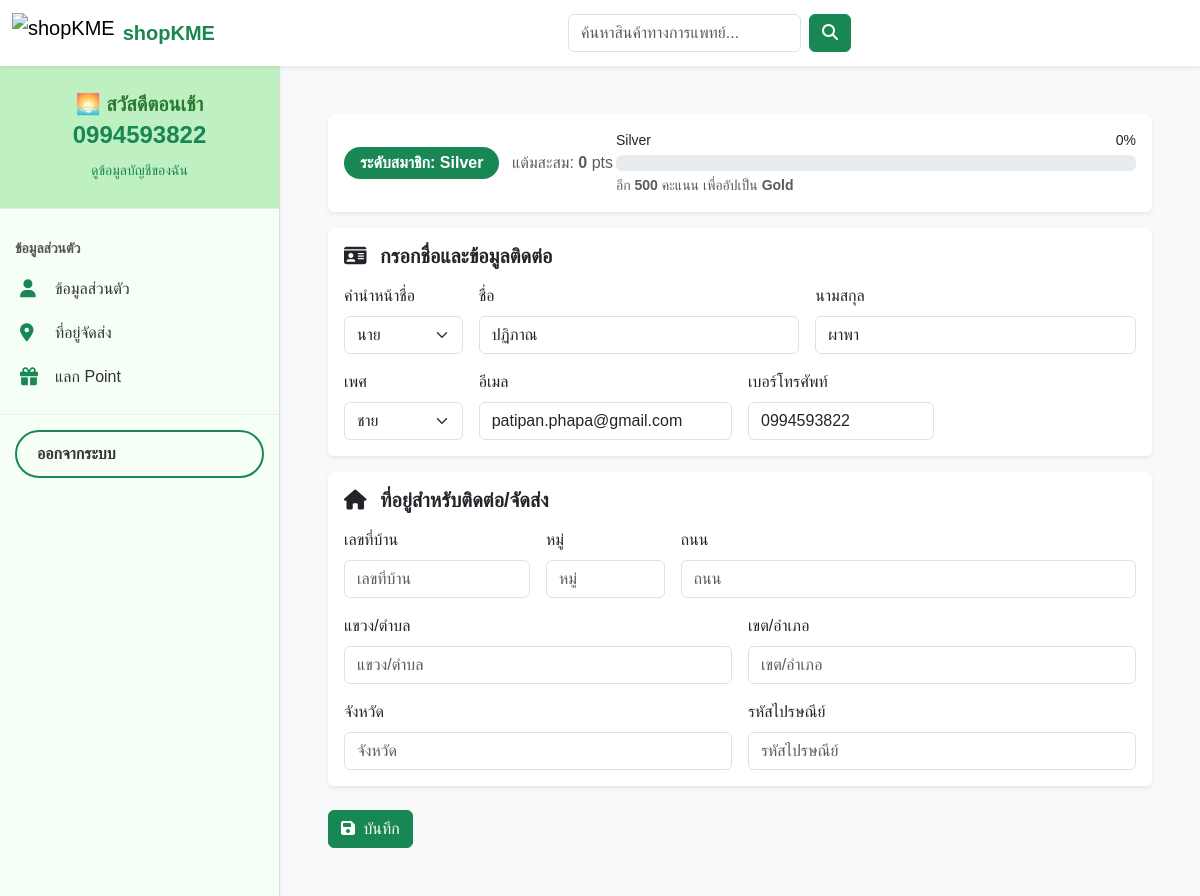
/account/dashboard/ (signed in), run on an earlier commit of the app's database.
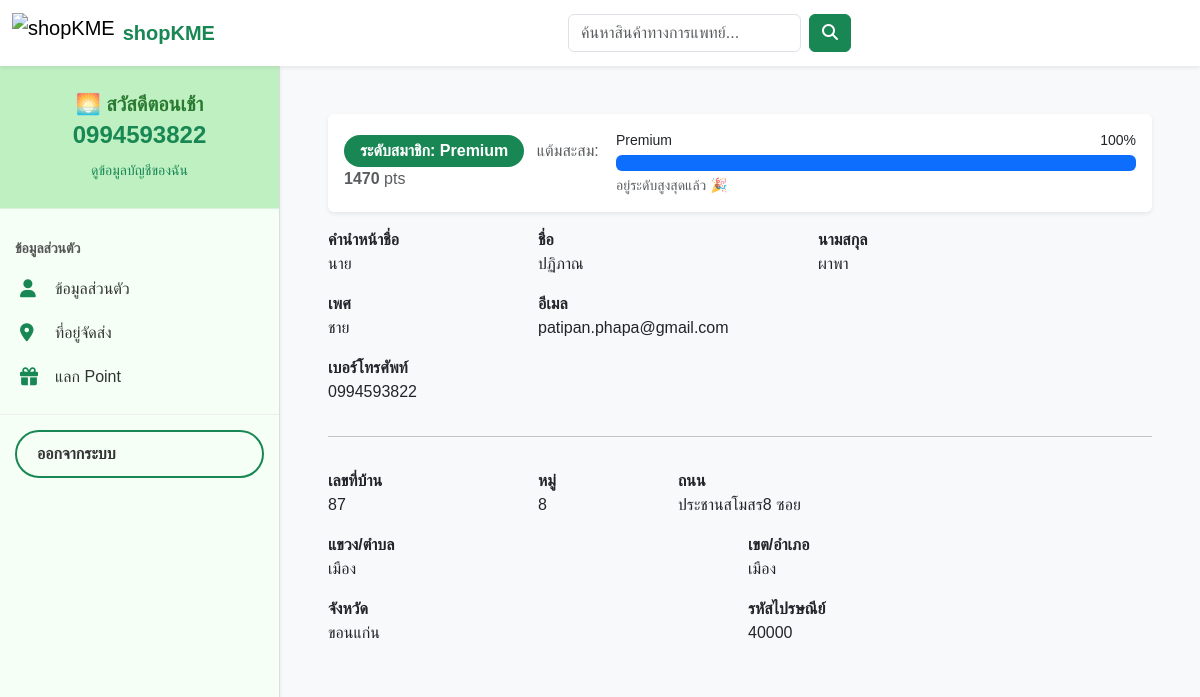
And on a later commit of the database.
### account/models.py (models this page shows, shortened)
class User(AbstractUser):
    phone = models.CharField(max_length=10, unique=True)
    username = models.CharField(max_length=150, blank=True, null=True)
    USERNAME_FIELD = 'phone'
    REQUIRED_FIELDS = []

class Profile(models.Model):
    TITLE_CHOICES = [
        ('นาย', 'นาย'),
        ('นาง', 'นาง'),
        ('นางสาว', 'นางสาว'),
        ('อื่นๆ', 'อื่นๆ'),
    ]
    GENDER_CHOICES = [
        ('ชาย', 'ชาย'),
        ('หญิง', 'หญิง'),
        ('อื่นๆ', 'อื่นๆ'),
    ]
    user = models.OneToOneField(User, on_delete=models.CASCADE)
    title = models.CharField(max_length=20, choices=TITLE_CHOICES, blank=True)
    gender = models.CharField(max_length=10, choices=GENDER_CHOICES, blank=True)
    phone = models.IntegerField(blank=True, null=True)
    points = models.PositiveIntegerField(default=0)
    house_no = models.CharField(max_length=50, blank=True)
    moo = models.CharField(max_length=10, blank=True)
    street = models.CharField(max_length=100, blank=True)
    subdistrict = models.CharField(max_length=100, blank=True)  # แขวง/ตำบล
    district = models.CharField(max_length=100, blank=True)     # เขต/อำเภอ
    province = models.CharField(max_length=100, blank=True)
    postal_code = models.CharField(max_length=10, blank=True)

### account/views.py (the view)
# urls.py: path('dashboard/', views.dashboard_view, name='dashboard'),
@login_required
def dashboard_view(request):
    profile, _ = Profile.objects.get_or_create(user=request.user)
    meter = calc_level(getattr(profile, "points", 0))
    if request.method == 'POST':
        form = CombinedProfileForm(request.POST)
        if form.is_valid():
            form.save(user=request.user, profile=profile)
            messages.success(request, 'บันทึกข้อมูลแล้ว')
            return redirect('account:dashboard')
        else:
            messages.error(request, 'กรุณาตรวจกรอกข้อมูลให้ครบถ้วน')
    else:
        form = CombinedProfileForm(user=request.user, profile=profile)
    return render(request, 'account/dashboard.html', {
        'form': form,
        'profile': profile,
        'meter': meter,
    })

### account/views.py (called while the page is built)
def calc_level(points: int):
    p = max(int(points or 0), 0)
    for name, floor, cap in LEVELS:
        if cap is None or p < cap:
            if cap is None:
                progress = 100
                next_name, remain = None, 0
            else:
                progress = int(((p - floor) / (cap - floor)) * 100) if p >= floor else 0
                next_name = "Premium" if name == "Gold" else "Gold"
                remain = max(cap - p, 0)
            return {
                "level": name,
                "points": p,
                "progress_pct": max(0, min(progress, 100)),
                "next_level_name": next_name,
                "remain_to_next": remain,
            }
    return {"level": "Silver", "points": p, "progress_pct": 0, "next_level_name": "Gold", "remain_to_next": max(1000-p,0)}

### templates/account/dashboard.html (shortened to what the changed rows need)
{% extends 'base/base.html' %}
{% block content %}
<div class="container-fluid p-4 bg-light">
  <div class="card shadow-sm border-0 mb-3">
    <div class="card-body d-flex flex-column flex-md-row align-items-md-center justify-content-between">
      <div class="mb-3 mb-md-0">
        <span class="badge bg-success rounded-pill px-3 py-2 fs-6">
          ระดับสมาชิก: {{ meter.level }}
        </span>
        <span class="ms-2 text-muted">แต้มสะสม: <strong>{{ meter.points|default:0 }}</strong> pts</span>
      </div>
      <div class="w-100 w-md-50" style="max-width:520px;">
        <div class="d-flex justify-content-between small mb-1">
          <span>
            {% if meter.level == "Silver" %} Silver {% elif meter.level == "Gold" %} Gold {% else %} Premium {% endif %}
          </span>
          <span>{{ meter.progress_pct }}%</span>
        </div>
        <div class="progress" role="progressbar" aria-valuenow="{{ meter.progress_pct }}" aria-valuemin="0" aria-valuemax="100">
          <div class="progress-bar" style="width: {{ meter.progress_pct }}%"></div>
        </div>
        <div class="small text-muted mt-1">
          {% if meter.next_level_name %}
            อีก <strong>{{ meter.remain_to_next }}</strong> คะแนน เพื่ออัปเป็น <strong>{{ meter.next_level_name }}</strong>
          {% else %}
            อยู่ระดับสูงสุดแล้ว 🎉
          {% endif %}
        </div>
      </div>
    </div>
  </div>
   {% if user.first_name and user.last_name and user.email and profile.title and profile.gender and profile.house_no and profile.moo and profile.street and profile.subdistrict and profile.district and profile.province and profile.postal_code %}
        <div class="row g-3">
          <div class="col-md-3"><strong>คำนำหน้าชื่อ</strong><div>{{ profile.title }}</div></div>
          <div class="col-md-4"><strong>ชื่อ</strong><div>{{ user.first_name }}</div></div>
          <div class="col-md-5"><strong>นามสกุล</strong><div>{{ user.last_name }}</div></div>
          <div class="col-md-3"><strong>เพศ</strong><div>{{ profile.gender }}</div></div>
          <div class="col-md-6"><strong>อีเมล</strong><div>{{ user.email }}</div></div>
          <div class="col-md-6"><strong>เบอร์โทรศัพท์</strong><div>{{ user.phone }}</div></div>
          <div class="col-12"><hr></div>
          <div class="col-md-3"><strong>เลขที่บ้าน</strong><div>{{ profile.house_no }}</div></div>
          <div class="col-md-2"><strong>หมู่</strong><div>{{ profile.moo }}</div></div>
          <div class="col-md-7"><strong>ถนน</strong><div>{{ profile.street }}</div></div>
          <div class="col-md-6"><strong>แขวง/ตำบล</strong><div>{{ profile.subdistrict }}</div></div>
          <div class="col-md-6"><strong>เขต/อำเภอ</strong><div>{{ profile.district }}</div></div>
          <div class="col-md-6"><strong>จังหวัด</strong><div>{{ profile.province }}</div></div>
          <div class="col-md-6"><strong>รหัสไปรษณีย์</strong><div>{{ profile.postal_code }}</div></div>
        </div>
  {% else %}
  <form method="post" novalidate>
    <div class="card shadow-sm border-0 mb-3">
      <div class="card-body">
        <h5 class="fw-bold mb-3">
          <i class="fa fa-id-card me-2"></i> กรอกชื่อและข้อมูลติดต่อ
        </h5>
        <div class="row g-3">
          <div class="col-md-2">
            <label class="form-label" for="{{ form.title.id_for_label }}">คำนำหน้าชื่อ</label>
            {{ form.title }}
          </div>
          <div class="col-md-5">
            <label class="form-label" for="{{ form.first_name.id_for_label }}">ชื่อ</label>
            {{ form.first_name }}
          </div>
          <div class="col-md-5">
            <label class="form-label" for="{{ form.last_name.id_for_label }}">นามสกุล</label>
            {{ form.last_name }}
          </div>
          <div class="col-md-2">
            <label class="form-label" for="{{ form.gender.id_for_label }}">เพศ</label>
            {{ form.gender }}
          </div>
          <div class="col-md-4">
            <label class="form-label" for="{{ form.email.id_for_label }}">อีเมล</label>
            {{ form.email }}
          </div>
          <div class="col-md-3">
            <label class="form-label" for="{{ form.phone.id_for_label }}">เบอร์โทรศัพท์</label>
            {{ form.phone }}
          </div>
        </div>
      </div>
    </div>
    <div class="card shadow-sm border-0">
      <div class="card-body">
        <h5 class="fw-bold mb-3">
          <i class="fa fa-home me-2"></i> ที่อยู่สำหรับติดต่อ/จัดส่ง
        </h5>
        <div class="row g-3">
          <div class="col-md-3">
            <label class="form-label" for="{{ form.house_no.id_for_label }}">เลขที่บ้าน</label>
            {{ form.house_no }}
          </div>
          <div class="col-md-2">
            <label class="form-label" for="{{ form.moo.id_for_label }}">หมู่</label>
            {{ form.moo }}
          </div>
          <div class="col-md-7">
            <label class="form-label" for="{{ form.street.id_for_label }}">ถนน</label>
            {{ form.street }}
          </div>
          <div class="col-md-6">
            <label class="form-label" for="{{ form.subdistrict.id_for_label }}">แขวง/ตำบล</label>
            {{ form.subdistrict }}
          </div>
          <div class="col-md-6">
            <label class="form-label" for="{{ form.district.id_for_label }}">เขต/อำเภอ</label>
            {{ form.district }}
          </div>
          <div class="col-md-6">
            <label class="form-label" for="{{ form.province.id_for_label }}">จังหวัด</label>
            {{ form.province }}
          </div>
          <div class="col-md-6">
            <label class="form-label" for="{{ form.postal_code.id_for_label }}">รหัสไปรษณีย์</label>
            {{ form.postal_code }}
          </div>
        </div>
      </div>
    </div>
    <div class="mt-4">
      <button type="submit" class="btn btn-success">
        <i class="fa fa-save me-1"></i> บันทึก
      </button>
    </div>
  </form>
{% endif %}
</div>
{% endblock %}

### templates/base/sidebar_profile.html (shortened to what this page needs)
{% load static %}
<div class="sidebar shadow-sm">
  <a href="/account/dashboard/" class="sidebar-header text-center text-decoration-none d-block mb-3">
    <div class="p-3 rounded" style="background-color:#bff0c2;">
      <h5 id="greeting" class="fw-bold mb-1">สวัสดี</h5>
      <h4 class="fw-bold text-success">{{ user.phone|default:"099-XXX-XXXX" }}</h4>
      <small>ดูข้อมูลบัญชีของฉัน</small>
    </div>
  </a>
    <div class="sidebar-section">
      <h6>ข้อมูลส่วนตัว</h6>
      <a href="/account/profile/"><i class="fa fa-user"></i> ข้อมูลส่วนตัว</a>
      <a href="/account/address/"><i class="fa fa-map-marker-alt"></i> ที่อยู่จัดส่ง</a>
      <a href="/account/redeem/"><i class="fa fa-gift"></i> แลก Point</a>
    </div>
  <a href="/account/logout/" class="logout-btn">ออกจากระบบ</a>
</div>

What changed in the data, as far as the page shows it:
now on this page (row edited): Profile: title "นาย", gender "ชาย", house_no "87", moo "8", street "ประชานสโมสร8 ซอย", subdistrict "เมือง", district "เมือง", province "ขอนแก่น", postal_code "40000"
changed Profile: title empty → "นาย" (drawn)
Also different on the page:
{{ meter.level }}: "Silver" → "Premium"
{{ meter.points|default:0 }}: "0" → "1470"
{{ meter.progress_pct }}: "0" → "100"
{{ meter.remain_to_next }}: "500" → (not shown)
{{ meter.next_level_name }}: "Gold" → (not shown)
form field title: "นาย" → (not shown)
form field gender: "ชาย" → (not shown)
text no longer shown: "Silver อีก คะแนน เพื่ออัปเป็น กรอกชื่อและข้อมูลติดต่อ ที่อยู่สำหรับติดต่อ/จัดส่ง บันทึก"
text now shown: "Premium อยู่ระดับสูงสุดแล้ว 🎉"
